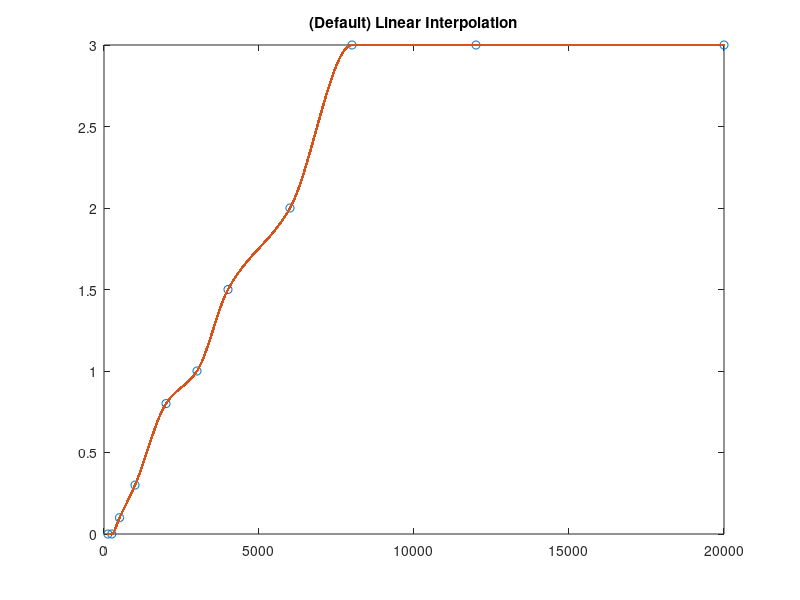

Here is the MATLAB script that generated this plot: (Note: this script raises an error after producing the figure.)
filterValues=[125,0;
              250,0;
              500,0.1;
              1000,0.3;
              2000,0.8;
              3000,1;
              4000,1.5;
              6000, 2;
              8000,3;
              12000,3;
              20000,3];
          
          
x = filterValues(:,1); 
y = filterValues(:,2);
FFTLength=40000;

Fs=44100;
xq = 1:1:FFTLength/2;


filter = []

filter = interp1(x,y,xq, 'cubic');

plot(x,y,'o',xq,filter,':.');
xlim([0 20000]);
title('(Default) Linear Interpolation');
filter = [fliplr(filter), filter ]';
%recObj = audiorecorder(Fs, 8, 1)
%recordblocking(recObj, T);
%rawData = getaudiodata(recObj);%Inspelning
[rawData, Fs]= audioread('Ljudfiler/1.1World_of_Goo.wav');

frec = stft(rawData,Fs,'Window',hann(FFTLength,'periodic'),'OverlapLength',FFTLength/2,'FFTLength',FFTLength);
frec2=frec.*filter;
complexOutput = istft(frec2, Fs,'Window',hann(FFTLength,'periodic'),'OverlapLength',FFTLength/2,'FFTLength',FFTLength);
output=real(complexOutput)+imag(complexOutput);
sound(output, Fs);


          
          



